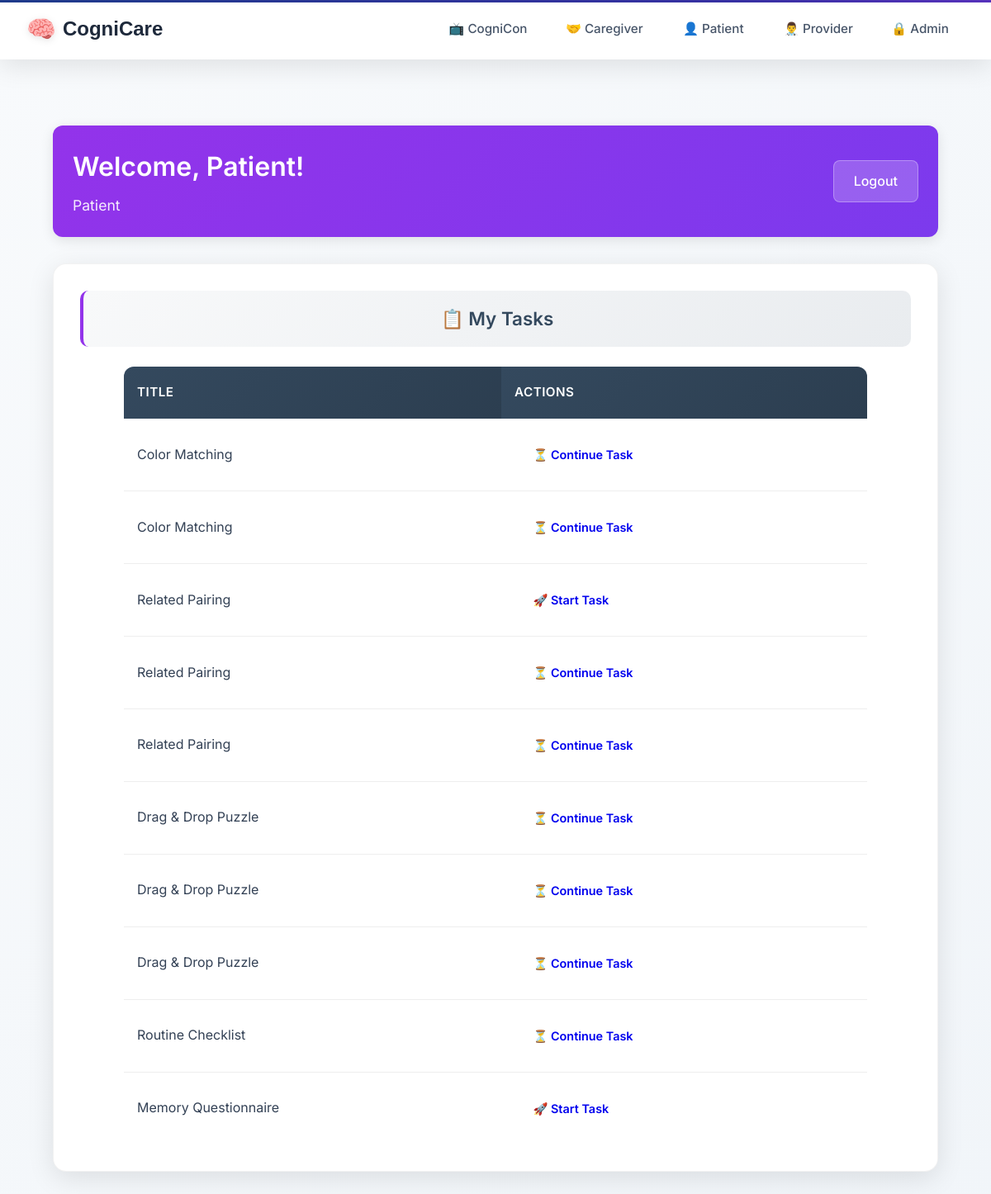
Screenshot of /patient-dashboard/ (signed in) with the database file from the repository.
### taskmanager/models.py (models this page shows, shortened)
class Task(models.Model):
    title = models.CharField(max_length=255)
    description = models.TextField(blank=True, null=True)
    task_type = models.CharField(max_length=50, choices=TASK_TYPES)
    difficulty = models.CharField(
        max_length=50,
        choices=DIFFICULTY_LEVELS,
        blank=True,
        null=True,
        help_text="Cognitive difficulty level for games"
    )
    assigned_by = models.ForeignKey(UserProfile, related_name='assigned_tasks', on_delete=models.CASCADE)
    assigned_to = models.ForeignKey(UserProfile, related_name='tasks', on_delete=models.CASCADE)
    completed_by = models.ForeignKey(UserProfile, related_name='completed_tasks', on_delete=models.SET_NULL, null=True, blank=True)
    status = models.CharField(max_length=20, choices=[
        ('assigned', 'Assigned'),
        ('in_progress', 'In Progress'),
        ('completed', 'Completed'),
    ], default='assigned')
    created_at = models.DateTimeField(auto_now_add=True)
    assigned_at = models.DateTimeField(auto_now_add=True)
    due_date = models.DateTimeField(blank=True, null=True)
    completed_at = models.DateTimeField(null=True, blank=True)
    task_config = models.JSONField(default=dict, blank=True)
    class Meta:
        ordering = ['-created_at']

### users/views.py (the view)
# urls.py: path('patient-dashboard/', views.patient_dashboard, name='patient_dashboard'),
@login_required
def patient_dashboard(request):
    if not hasattr(request.user, 'profile') or request.user.profile.user_type != 'patient':
        messages.error(request, 'You do not have permission to access the patient dashboard.')
        return redirect('home')
    from taskmanager.models import Task
    pending_tasks = Task.objects.filter(
        assigned_to=request.user.profile,
        status__in=['assigned', 'in_progress']
    ).order_by('due_date', 'created_at')
    context = {
        'user': request.user,
        'user_type': 'Patient',
        'pending_tasks': pending_tasks
    }
    return render(request, 'dashboards/patient_dashboard.html', context)

### templates/dashboards/patient_dashboard.html (shortened to what this page needs)
{% extends 'layouts/base.html' %}
{% block content %}
<div class="dashboard-container">
    <div class="dashboard-header patient">
        <div class="header-info">
    <h1>Welcome, {{ user.first_name }}!</h1>
            <span class="user-type">{{ user_type }}</span>
        </div>
        <a href="{% url 'logout' %}" class="logout-btn">Logout</a>
    </div>
    <div class="dashboard-section">
        <h2 class="section-title patient">📋 My Tasks</h2>
        {% if pending_tasks %}
        <div class="tasks-list">
            <table class="enhanced-table">
                <thead>
                    <tr>
                        <th>Title</th>
                        <th>Actions</th>
                    </tr>
                </thead>
                <tbody>
                {% for task in pending_tasks %}
                    <tr>
                        <td>
                            {{ task.title }}
                        </td>
                        <td>
                            <a href="{% url 'taskmanager:take_task' task.id %}" class="action-btn start-btn">
                                {% if task.status == 'assigned' %}
                                    🚀 Start Task
                                {% else %}
                                    ⏳ Continue Task
                                {% endif %}
                            </a>
                        </td>
                    </tr>
                {% endfor %}
                </tbody>
            </table>
        </div>
        {% else %}
        <div class="empty-state-main">
            <h2>📋 No Tasks Assigned</h2>
            <p>You don't have any tasks assigned at the moment. Your healthcare provider will assign questionnaires and assessments as needed.</p>
        </div>
        {% endif %}
    </div>
</div>
{% endblock %}

### static/css/base.css (style rules this page uses)
:root { --patient-primary: #9333ea; --patient-secondary: #7c3aed; --patient-accent: #8b5cf6; --caregiver-primary: #059669; --caregiver-secondary: #047857; --caregiver-accent: #10b981; --provider-primary: #1e3a8a; --provider-secondary: #1e40af; --provider-accent: #3730a3; --admin-primary: #1a202c; --admin-secondary: #2d3748; --admin-accent: #fbbf24; --neutral-50: #f8fafc; --neutral-100: #f1f5f9; --neutral-200: #e2e8f0; --neutral-300: #cbd5e1; --neutral-400: #94a3b8; --neutral-500: #64748b; --neutral-600: #475569; --neutral-700: #334155; --neutral-800: #1e293b; --neutral-900: #0f172a; }
* { margin: 0; padding: 0; box-sizing: border-box; }
body { background: linear-gradient(135deg, var(--neutral-50) 0%, var(--neutral-100) 100%); font-family: 'Inter', -apple-system, BlinkMacSystemFont, 'Segoe UI', Roboto, sans-serif; min-height: 100vh; color: var(--neutral-700); line-height: 1.6; }

### static/css/dashboard.css (style rules this page uses)
.dashboard-container { max-width: 1200px; margin: 0 auto; padding: 2rem; font-family: 'Inter', -apple-system, BlinkMacSystemFont, 'Segoe UI', Roboto, sans-serif; }
.dashboard-header { display: flex; justify-content: space-between; align-items: center; margin-bottom: 2rem; padding: 1.5rem; border-radius: 12px; color: white; box-shadow: 0 4px 15px rgba(0,0,0,0.1); }
.dashboard-header.patient { background: linear-gradient(135deg, var(--patient-primary) 0%, var(--patient-secondary) 100%); }
.header-info h1 { margin: 0 0 0.5rem 0; font-size: 2rem; font-weight: 600; }
.user-type { color: rgba(255,255,255,0.9); font-size: 1.1rem; font-weight: 400; }
.logout-btn, .back-btn { background: rgba(255,255,255,0.2); color: white; padding: 0.75rem 1.5rem; border-radius: 8px; text-decoration: none; font-weight: 500; transition: all 0.3s ease; border: 1px solid rgba(255,255,255,0.3); }
.dashboard-section { background: white; border-radius: 16px; box-shadow: 0 8px 32px rgba(0,0,0,0.1); margin-bottom: 2.5rem; padding: 2rem; border: 1px solid rgba(0,0,0,0.05); transition: transform 0.2s ease, box-shadow 0.2s ease; }
.section-title { color: #34495e; margin: 0 0 1.5rem 0; font-size: 1.4rem; font-weight: 600; text-align: center; padding: 1rem; background: linear-gradient(135deg, #f8f9fa 0%, #e9ecef 100%); border-radius: 10px; }
.section-title.patient { border-left: 4px solid var(--patient-primary); }
.enhanced-table { width: 100%; max-width: 900px; border-collapse: collapse; background: white; border-radius: 12px; overflow: hidden; margin: 0 auto; }
.enhanced-table th { background: linear-gradient(135deg, #34495e 0%, #2c3e50 100%); color: white; padding: 1.2rem 1rem; text-align: left; font-weight: 600; font-size: 0.95rem; text-transform: uppercase; letter-spacing: 0.5px; }
.enhanced-table td { padding: 1.2rem 1rem; border-bottom: 1px solid #eee; vertical-align: middle; transition: background-color 0.2s ease; }
.enhanced-table tr:last-child td { border-bottom: none; }
.action-btn { padding: 0.6rem 1.2rem; border-radius: 8px; text-decoration: none; font-weight: 600; font-size: 0.9rem; transition: all 0.3s ease; display: inline-block; text-align: center; min-width: 120px; border: none; cursor: pointer; margin: 0.2rem; }

### rows the page displays
Task: title "Color Matching", status "⏳ Continue Task"
Task: title "Color Matching", status "⏳ Continue Task"
Task: title "Related Pairing", status "🚀 Start Task"
Task: title "Related Pairing", status "⏳ Continue Task"
Task: title "Related Pairing", status "⏳ Continue Task"
Task: title "Drag & Drop Puzzle", status "⏳ Continue Task"
Task: title "Drag & Drop Puzzle", status "⏳ Continue Task"
Task: title "Drag & Drop Puzzle", status "⏳ Continue Task"
Task: title "Routine Checklist", status "⏳ Continue Task"
Task: title "Memory Questionnaire", status "🚀 Start Task"

### other values shown
{{ user.first_name }} "Patient"
{{ user_type }} "Patient"
